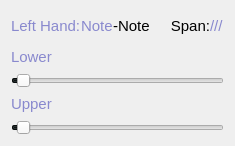
                      <widget class="QWidget" name="left_ranges_box_3" native="true">
                       <layout class="QVBoxLayout" name="verticalLayout_18">
                        <item>
                         <widget class="QWidget" name="left_range_labels_bar" native="true">
                          <property name="sizePolicy">
                           <sizepolicy hsizetype="Preferred" vsizetype="Fixed">
                            <horstretch>0</horstretch>
                            <verstretch>0</verstretch>
                           </sizepolicy>
                          </property>
                          <property name="minimumSize">
                           <size>
                            <width>0</width>
                            <height>30</height>
                           </size>
                          </property>
                          <property name="maximumSize">
                           <size>
                            <width>16777215</width>
                            <height>50</height>
                           </size>
                          </property>
                          <layout class="QHBoxLayout" name="horizontalLayout_11">
                           <property name="spacing">
                            <number>0</number>
                           </property>
                           <property name="leftMargin">
                            <number>0</number>
                           </property>
                           <property name="topMargin">
                            <number>0</number>
                           </property>
                           <property name="rightMargin">
                            <number>0</number>
                           </property>
                           <property name="bottomMargin">
                            <number>0</number>
                           </property>
                           <item>
                            <widget class="QLabel" name="left_range_label">
                             <property name="font">
                              <font>
                               <pointsize>11</pointsize>
                              </font>
                             </property>
                             <property name="styleSheet">
                              <string notr="true">QLabel {
	color:rgb(137, 137, 206)
	
}</string>
                             </property>
                             <property name="text">
                              <string>Left Hand:</string>
                             </property>
                            </widget>
                           </item>
                           <item>
                            <widget class="QLabel" name="left_lower_display">
                             <property name="font">
                              <font>
                               <pointsize>11</pointsize>
                              </font>
                             </property>
                             <property name="styleSheet">
                              <string notr="true">QLabel {
	color:rgb(137, 137, 206)
	
}</string>
                             </property>
                             <property name="text">
                              <string>Note</string>
                             </property>
                            </widget>
                           </item>
                           <item>
                            <widget class="QLabel" name="dash_5">
                             <property name="font">
                              <font>
                               <pointsize>11</pointsize>
                              </font>
                             </property>
                             <property name="styleSheet">
                              <string notr="true"/>
                             </property>
                             <property name="text">
                              <string>-</string>
                             </property>
                            </widget>
                           </item>
                           <item>
                            <widget class="QLabel" name="left_upper_display">
                             <property name="font">
                              <font>
                               <pointsize>11</pointsize>
                              </font>
                             </property>
                             <property name="styleSheet">
                              <string notr="true"/>
                             </property>
                             <property name="text">
                              <string>Note</string>
                             </property>
                            </widget>
                           </item>
                           <item>
                            <widget class="QLabel" name="left_span_label">
                             <property name="minimumSize">
                              <size>
                               <width>60</width>
                               <height>0</height>
                              </size>
                             </property>
                             <property name="maximumSize">
                              <size>
                               <width>16777215</width>
                               <height>50</height>
                              </size>
                             </property>
                             <property name="font">
                              <font>
                               <pointsize>11</pointsize>
                              </font>
                             </property>
                             <property name="styleSheet">
                              <string notr="true"/>
                             </property>
                             <property name="text">
                              <string>Span:</string>
                             </property>
                             <property name="alignment">
                              <set>Qt::AlignRight|Qt::AlignTrailing|Qt::AlignVCenter</set>
                             </property>
                             <property name="wordWrap">
                              <bool>true</bool>
                             </property>
                             <property name="margin">
                              <number>0</number>
                             </property>
                            </widget>
                           </item>
                           <item>
                            <widget class="QLabel" name="left_span_display">
                             <property name="font">
                              <font>
                               <pointsize>11</pointsize>
                              </font>
                             </property>
                             <property name="styleSheet">
                              <string notr="true">QLabel {
	color:rgb(137, 137, 206)
	
}</string>
                             </property>
                             <property name="text">
                              <string>///</string>
                             </property>
                            </widget>
                           </item>
                          </layout>
                         </widget>
                        </item>
                        <item>
                         <layout class="QVBoxLayout" name="lh_range1_box_4">
                          <item>
                           <layout class="QHBoxLayout" name="lh_range1_display_4">
                            <item>
                             <widget class="QLabel" name="lh_range1_label_4">
                              <property name="font">
                               <font>
                                <pointsize>11</pointsize>
                               </font>
                              </property>
                              <property name="styleSheet">
                               <string notr="true">QLabel {
	color:rgb(137, 137, 206)
	
}</string>
                              </property>
                              <property name="text">
                               <string>Lower</string>
                              </property>
                             </widget>
                            </item>
                            <item>
                             <spacer name="lh_range1_spacerr_4">
                              <property name="orientation">
                               <enum>Qt::Horizontal</enum>
                              </property>
                              <property name="sizeHint" stdset="0">
                               <size>
                                <width>40</width>
                                <height>20</height>
                               </size>
                              </property>
                             </spacer>
                            </item>
                           </layout>
                          </item>
                          <item>
                           <widget class="QSlider" name="left_lower_slider">
                            <property name="minimumSize">
                             <size>
                              <width>0</width>
                              <height>0</height>
                             </size>
                            </property>
                            <property name="layoutDirection">
                             <enum>Qt::LeftToRight</enum>
                            </property>
                            <property name="styleSheet">
                             <string notr="true">QSlider {
	
	color: rgb(255, 255, 255);
	border-color: rgb(255, 85, 255);
	selection-background-color: rgb(11, 17, 17);
}</string>
                            </property>
                            <property name="maximum">
                             <number>87</number>
                            </property>
                            <property name="pageStep">
                             <number>1</number>
                            </property>
                            <property name="value">
                             <number>2</number>
                            </property>
                            <property name="tracking">
                             <bool>true</bool>
                            </property>
                            <property name="orientation">
                             <enum>Qt::Horizontal</enum>
                            </property>
                            <property name="invertedAppearance">
                             <bool>false</bool>
                            </property>
                            <property name="tickPosition">
                             <enum>QSlider::NoTicks</enum>
                            </property>
                            <property name="tickInterval">
                             <number>0</number>
                            </property>
                           </widget>
                          </item>
                         </layout>
                        </item>
                        <item>
                         <layout class="QVBoxLayout" name="lh_range2_box_4">
                          <item>
                           <layout class="QHBoxLayout" name="lh_range2_display_4">
                            <item>
                             <widget class="QLabel" name="lef">
                              <property name="font">
                               <font>
                                <pointsize>11</pointsize>
                               </font>
                              </property>
                              <property name="styleSheet">
                               <string notr="true">QLabel {
	color:rgb(137, 137, 206)
	
}</string>
                              </property>
                              <property name="text">
                               <string>Upper</string>
                              </property>
                             </widget>
                            </item>
                            <item>
                             <spacer name="lh_range2_spacerr_4">
                              <property name="orientation">
                               <enum>Qt::Horizontal</enum>
                              </property>
                              <property name="sizeHint" stdset="0">
                               <size>
                                <width>40</width>
                                <height>20</height>
                               </size>
                              </property>
                             </spacer>
                            </item>
                           </layout>
                          </item>
                          <item>
                           <widget class="QSlider" name="left_upper_slider">
                            <property name="minimumSize">
                             <size>
                              <width>0</width>
                              <height>0</height>
                             </size>
                            </property>
                            <property name="layoutDirection">
                             <enum>Qt::LeftToRight</enum>
                            </property>
                            <property name="styleSheet">
                             <string notr="true">QSlider {
	
	color: rgb(255, 255, 255);
	border-color: rgb(255, 85, 255);
	selection-background-color: rgb(11, 17, 17);
}</string>
                            </property>
                            <property name="maximum">
                             <number>87</number>
                            </property>
                            <property name="pageStep">
                             <number>1</number>
                            </property>
                            <property name="value">
                             <number>2</number>
                            </property>
                            <property name="tracking">
                             <bool>true</bool>
                            </property>
                            <property name="orientation">
                             <enum>Qt::Horizontal</enum>
                            </property>
                            <property name="invertedAppearance">
                             <bool>false</bool>
                            </property>
                            <property name="tickPosition">
                             <enum>QSlider::NoTicks</enum>
                            </property>
                            <property name="tickInterval">
                             <number>0</number>
                            </property>
                           </widget>
                          </item>
                         </layout>
                        </item>
                       </layout>
                      </widget>
